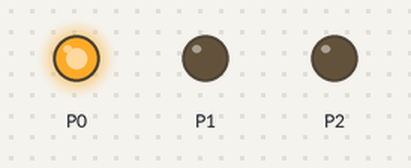
Bench run of a program on a simulated BBC micro:bit (MakeCode). Shown: output pins drawn as LEDs (lit = HIGH).

Above: at 0.5 s.
At 1.5 s:
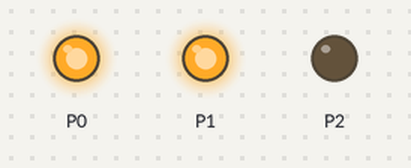
At 2.5 s:
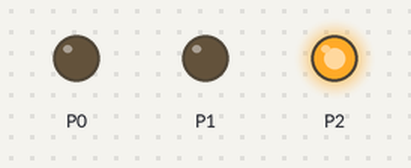
At 3.5 s:
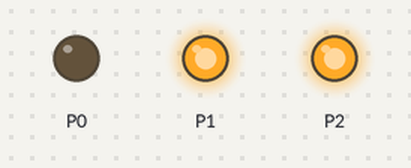
Timing chart, 0 to 5.2 s (numbered marks = the images above):
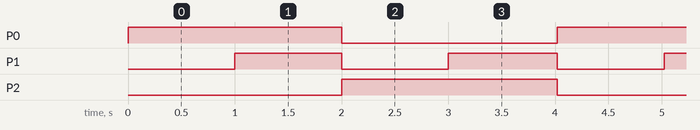

Measured:
- by itself, P0, P2: alternates HIGH for 2.0 s and LOW for 2.0 s
- by itself, P1: alternates HIGH for 1.0 s and LOW for 1.0 s
- by itself, everything shown: repeats every 4.0 s, in 4 steps

The program:

main.ts
```typescript
function vert_jaune () {
    pins.digitalWritePin(DigitalPin.P2, 1)
    pins.digitalWritePin(DigitalPin.P1, 1)
    pins.digitalWritePin(DigitalPin.P0, 0)
}
function rouge_jaune () {
    pins.digitalWritePin(DigitalPin.P0, 1)
    pins.digitalWritePin(DigitalPin.P1, 1)
    pins.digitalWritePin(DigitalPin.P2, 0)
}
function rouge () {
    pins.digitalWritePin(DigitalPin.P0, 1)
    pins.digitalWritePin(DigitalPin.P1, 0)
    pins.digitalWritePin(DigitalPin.P2, 0)
}
function vert () {
    pins.digitalWritePin(DigitalPin.P0, 0)
    pins.digitalWritePin(DigitalPin.P1, 0)
    pins.digitalWritePin(DigitalPin.P2, 1)
}
basic.forever(function () {
    rouge()
    basic.pause(1000)
    rouge_jaune()
    basic.pause(1000)
    vert()
    basic.pause(1000)
    vert_jaune()
    basic.pause(1000)
})
```

test.ts
```typescript
// les tests vont ici ; cela ne sera pas compilé si ce paquet est utilisé en tant qu'extension.
```
